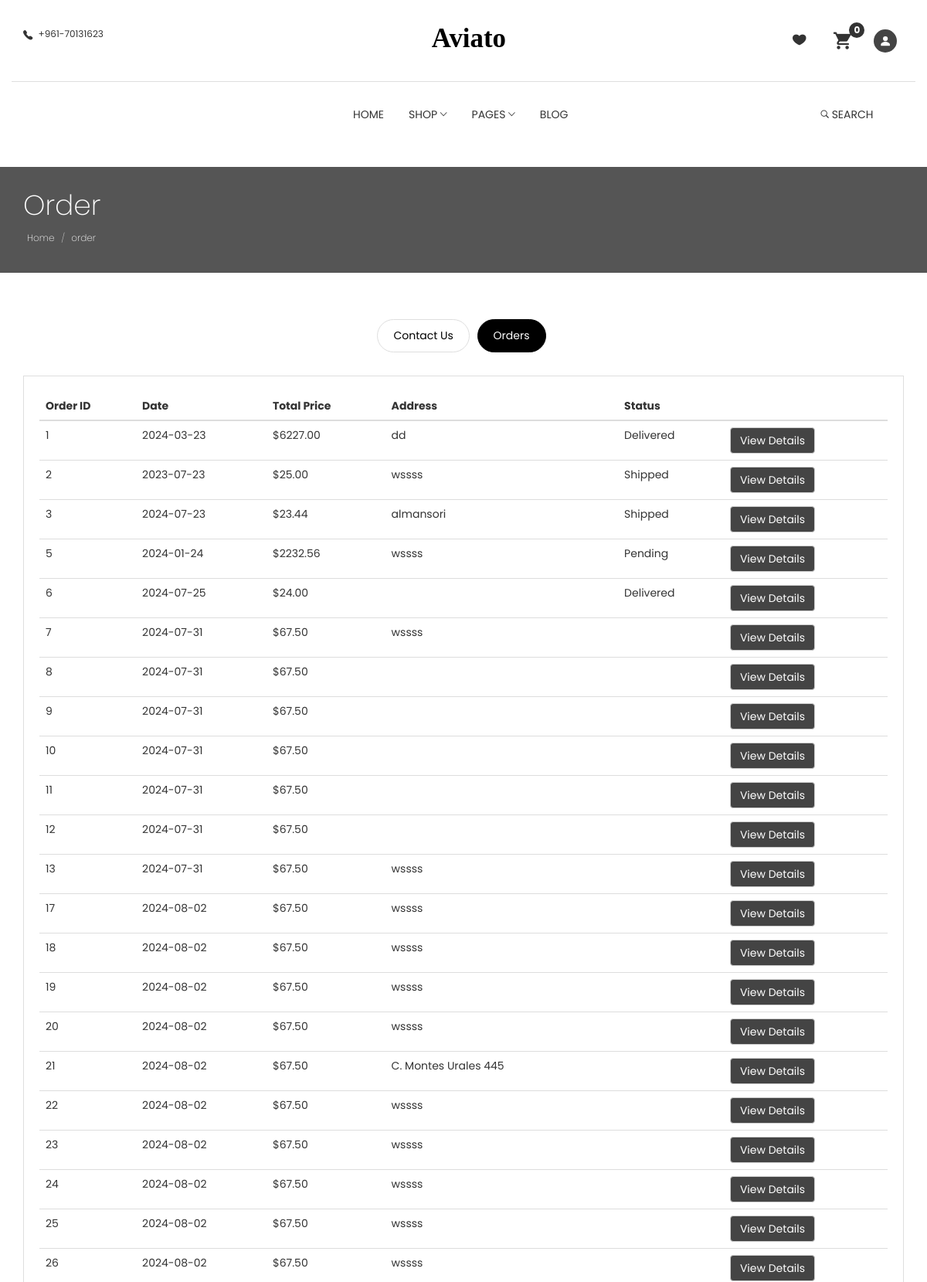
/aviato-bootstrap-main/theme/order.php (signed in, upper part), run on the app's committed database.
### tables this page shows
CREATE TABLE `moreinfo` (
  `name` varchar(255) NOT NULL,
  `number` varchar(255) NOT NULL,
  `facebook` varchar(255) NOT NULL,
  `instagram` varchar(255) NOT NULL,
  `twitter` varchar(255) NOT NULL,
  `pinterest` varchar(255) NOT NULL,
  `location` varchar(255) NOT NULL,
  `email` varchar(255) NOT NULL,
  `shipping` decimal(10,2) NOT NULL
);

CREATE TABLE `orders` (
  `OrderID` int(11) NOT NULL,
  `CustomerID` int(11) DEFAULT NULL,
  `OrderDate` date DEFAULT current_timestamp(),
  `TotalAmount` decimal(10,2) DEFAULT NULL,
  `PhoneNumber` varchar(100) NOT NULL,
  `Address` varchar(100) NOT NULL,
  `ZipCode` varchar(100) NOT NULL,
  `City` varchar(100) NOT NULL,
  `Status` varchar(50) NOT NULL DEFAULT 'Pending'
);

### aviato-bootstrap-main/class/DAL.class.php (called while the page is built, shortened)
<?php
class DAL
{
    public $servername = "localhost";
    public $username = "root";
    public $password = "";
    public $dbname = "level3-ecomerce";
    private function connect()
    {
        $conn = new mysqli($this->servername, $this->username, $this->password, $this->dbname);
        return $conn;
    }
    public function getdata($sql)
    {
        $conn = $this->connect();
        $result = $conn->query($sql);
        $results = $result->fetch_all(MYSQLI_ASSOC);
        return $results;
    }
}

### aviato-bootstrap-main/class/moreinfo.class.php (called while the page is built, shortened)
<?php
require_once('DAL.class.php');
class Info extends DAL
{
    function getAllInfo()
    {
        $sql = "SELECT * FROM moreinfo";
        return $this->getdata($sql);
    }
}

### aviato-bootstrap-main/class/order.class.php (called while the page is built, shortened)
<?php
require_once('DAL.class.php');
class Order extends DAL
{
    function getCustomerID($username)
    {
        $sql = "SELECT * FROM Customers WHERE UserName='$username'";
        return $this->getdata($sql);
    }
    function getAllOrders($id)
    {
        $sql = "SELECT * From orders where CustomerID='$id'";
        return $this->getdata($sql);
    }
}

### aviato-bootstrap-main/theme/order.php (the view, shortened to what this page needs)
<?php
require("../class/order.class.php");
$order = new Order();
if (isset($_SESSION['username']) && $_SESSION['login'] === true) {
	$customer_id = $order->getCustomerID($_SESSION['username']);
	$allOrders = $order->getAllOrders($customer_id[0]['CustomerID']);
} else {
	header('Location: orderempty.php');
	exit;
}
?>
<!DOCTYPE html>
<html lang="en">
<?php require_once('common/header.php'); ?>
<body id="body">
	<?php require_once('common/navbar.php'); ?>
	<section class="page-header" style="background-color:#555;">
		<div class="container">
			<div class="row">
				<div class="col-md-12">
					<div class="content">
						<h1 class="page-name">Order</h1>
						<ol class="breadcrumb white">
							<li><a href="index.php" style="color:white">Home</a></li>
							<li class="active" style="color:white">order</li>
						</ol>
					</div>
				</div>
			</div>
		</div>
	</section>
	<section class="user-dashboard page-wrapper">
		<div class="container">
			<div class="row">
				<div class="col-md-12">
					<ul class="list-inline dashboard-menu text-center" style="margin-top:-30px;">
						<li><a href="contactus.php" style="border-radius:40px;">Contact Us</a></li>
						<li><a class="active" href="order.php" style="border-radius:40px;">Orders</a></li>
					</ul>
					<div class="dashboard-wrapper user-dashboard">
						<div class="table-responsive">
							<table class="table">
								<thead>
									<tr>
										<th>Order ID</th>
										<th>Date</th>
										<th>Total Price</th>
										<th>Address</th>
										<th>Status</th>
										<th></th>
									</tr>
								</thead>
								<tbody>
									<?php
									foreach ($allOrders as $orders) {
									?>
										<tr>
											<td><?php echo $orders['OrderID'] ?></td>
											<td><?php echo $orders['OrderDate'] ?></td>
											<td>$<?php echo $orders['TotalAmount'] ?></td>
											<td><?php echo $orders['Address'] ?></td>
											<td><?php echo $orders['Status'] ?></td>
											<td><a href="orderitems.php?id=<?php echo $orders['OrderID'] ?>" class="btn btn-default" style="background-color:#444; color: white;">View Details</a></td>
										</tr>
									<?php } ?>
								</tbody>
							</table>
						</div>
					</div>
				</div>
			</div>
		</div>
	</section>
</body>
</html>

### aviato-bootstrap-main/theme/common/navbar.php (shortened to what this page needs)
<?php
require_once("../class/moreinfo.class.php"); ?>
<?php $info = new Info();
$allInfo = $info->getAllInfo(); ?>
<section class="top-header" style="background-color:#fff">
    <div class="container">
        <div class="row">
            <div class="col-md-4 col-xs-12 col-sm-4">
                <div class="contact-number">
                    <i class="tf-ion-ios-telephone"></i>
                    <span><?= $allInfo[0]['number'] ?></span>
                </div>
            </div>
            <div class="col-md-4 col-xs-12 col-sm-4">
                <div class="logo text-center" style="margin-left:14%;">
                    <a href="index.html">
                        <svg width="135px" height="29px" viewBox="0 0 155 29" version="1.1" xmlns="http://www.w3.org/2000/svg" xmlns:xlink="http://www.w3.org/1999/xlink">
                            <g id="Page-1" stroke="none" stroke-width="1" fill="none" fill-rule="evenodd" font-size="40" font-family="AustinBold, Austin" font-weight="bold">
                                <g id="Group" transform="translate(-108.000000, -297.000000)" fill="#000000">
                                    <text id="AVIATO" class="avt">
                                        <tspan x="108.94" y="325"><?= $allInfo[0]['name'] ?></tspan>
                                    </text>
                                </g>
                            </g>
                        </svg>
                    </a>
                </div>
            </div>
            <div class="col-md-4 col-xs-12 col-sm-4 small">
                <ul class="top-menu text-right list-inline" style="display:flex; flex-direction:row; margin-left:60%; align-items:center">
                    <a onclick="location.href='wishlist.php'" class="wishlist" style="margin-right: 20px; margin-top:2%;" data-toggle="tooltip" data-placement="top" title="View Wishlist">
                        <i class="tf-ion-ios-heart" style="font-size: 20px; color:#333;"></i>
                    </a>
                    <li class="dropdown cart-nav dropdown-slide">
                        <?php $cartCount = isset($_SESSION['cart']) ? count($_SESSION['cart']) : 0;
                        ?>
                        <a onclick="location.href='cart.php'" class="dropdown-toggle" data-toggle="dropdown" data-hover="dropdown" style="position: relative; display: inline-flex; align-items: center; font-size: 23px; margin-top: 10%;">
                            <i class="tf-ion-android-cart" style="font-size: larger;"></i>
                            <span id="cart-count"><?= $cartCount ?></span>
                        </a>
                    </li>
                    <?php if (isset($_SESSION['username']) && $_SESSION['login'] === true) : ?>
                        <div onclick="window.location.href='http://localhost/adminPanelSherke/adminPanelSherke/logout.php'" class="d-flex justify-content-center align-items-center vh-100">
                        <?php else : ?>
                            <div onclick="window.location.href='http://localhost/adminPanelSherke/adminPanelSherke/login.php'" class="d-flex justify-content-center align-items-center vh-100">
                            <?php endif; ?>
                            <div class="circular-btn">
                                <svg xmlns="http://www.w3.org/2000/svg" width="1.2em" height="1.2em" viewBox="0 0 512 512">
                                    <path d="M256 256a112 112 0 1 0-112-112a112 112 0 0 0 112 112m0 32c-69.42 0-208 42.88-208 128v64h416v-64c0-85.12-138.58-128-208-128" />
                                </svg>
                            </div>
                            </div>
                </ul>
            </div>
        </div>
    </div>
</section>
<section class="menu" style="background-color:#fff">
    <nav class="navbar navigation">
        <div class="container">
            <div id="navbar" class="navbar-collapse collapse text-center" style="margin-left:34%;">
                <ul class="nav navbar-nav">
                    <li class="dropdown underline ">
                        <a href="index.php">Home</a>
                    </li>
                    <li class="dropdown dropdown-slide">
                        <a href="#!" class="dropdown-toggle" data-toggle="dropdown" data-hover="dropdown" data-delay="350" role="button" aria-haspopup="true" aria-expanded="false">Shop <span class="tf-ion-ios-arrow-down"></span></a>
                    </li>
                    <li class="dropdown full-width dropdown-slide">
                        <a href="#!" class="dropdown-toggle" data-toggle="dropdown" data-hover="dropdown" data-delay="350" role="button" aria-haspopup="true" aria-expanded="false">Pages <span class="tf-ion-ios-arrow-down"></span></a>
                    </li>
                    <li class="dropdown dropdown-slide">
                        <a href="blog-grid.php" class="dropdown-toggle underline" style="text-decoration: none; ">Blog </a>
                    </li>
                    <li class="dropdown search dropdown-slide" style="margin-left:295px;">
                        <a href="#!" class="dropdown-toggle" data-toggle="dropdown" data-hover="dropdown">
                            <i class="tf-ion-ios-search-strong"></i> Search
                        </a>
                    </li>
                </ul>
            </div>
        </div>
    </nav>
</section>

### aviato-bootstrap-main/theme/common/navbar.php (style rules this page uses)
.circular-btn { display: inline-block; width: 30px; height: 30px; background-color: #444444; border-radius: 50%; margin-left: 50%; margin-top: 5%; display: flex; justify-content: center; align-items: center; position: relative; transition: transform 0.2s, filter 0.2s, background-color 0.2s; }
.circular-btn svg { fill: white; }
.underline { text-decoration: none !important; }
#cart-count { position: absolute; top: -10px; right: -8px; width: 20px; height: 20px; background-color: #333; color: white; border-radius: 50%; text-align: center; line-height: 24px; font-size: 12px; font-weight: bold; display: flex; align-items: center; justify-content: center; }

### data on the page
moreinfo: number "+961-70131623", name "Aviato"
orders: OrderID "1", OrderDate "2024-03-23", TotalAmount "6227.00", Address "dd", Status "Delivered"
orders: OrderID "2", OrderDate "2023-07-23", TotalAmount "25.00", Address "wssss", Status "Shipped"
orders: OrderID "3", OrderDate "2024-07-23", TotalAmount "23.44", Address "almansori", Status "Shipped"
orders: OrderID "5", OrderDate "2024-01-24", TotalAmount "2232.56", Address "wssss", Status "Pending"
orders: OrderID "6", OrderDate "2024-07-25", TotalAmount "24.00", Status "Delivered"
orders: OrderID "7", OrderDate "2024-07-31", TotalAmount "67.50", Address "wssss"
orders: OrderID "8", OrderDate "2024-07-31", TotalAmount "67.50"
orders: OrderID "9", OrderDate "2024-07-31", TotalAmount "67.50"
orders: OrderID "10", OrderDate "2024-07-31", TotalAmount "67.50"
orders: OrderID "11", OrderDate "2024-07-31", TotalAmount "67.50"
orders: OrderID "12", OrderDate "2024-07-31", TotalAmount "67.50"
orders: OrderID "13", OrderDate "2024-07-31", TotalAmount "67.50", Address "wssss"
orders: OrderID "17", OrderDate "2024-08-02", TotalAmount "67.50", Address "wssss"
orders: OrderID "18", OrderDate "2024-08-02", TotalAmount "67.50", Address "wssss"
orders: OrderID "19", OrderDate "2024-08-02", TotalAmount "67.50", Address "wssss"
orders: OrderID "20", OrderDate "2024-08-02", TotalAmount "67.50", Address "wssss"
orders: OrderID "21", OrderDate "2024-08-02", TotalAmount "67.50", Address "C. Montes Urales 445"
orders: OrderID "22", OrderDate "2024-08-02", TotalAmount "67.50", Address "wssss"
orders: OrderID "23", OrderDate "2024-08-02", TotalAmount "67.50", Address "wssss"
orders: OrderID "24", OrderDate "2024-08-02", TotalAmount "67.50", Address "wssss"
orders: OrderID "25", OrderDate "2024-08-02", TotalAmount "67.50", Address "wssss"
orders: OrderID "26", OrderDate "2024-08-02", TotalAmount "67.50", Address "wssss"

### other printed values
$cartCount "0"
